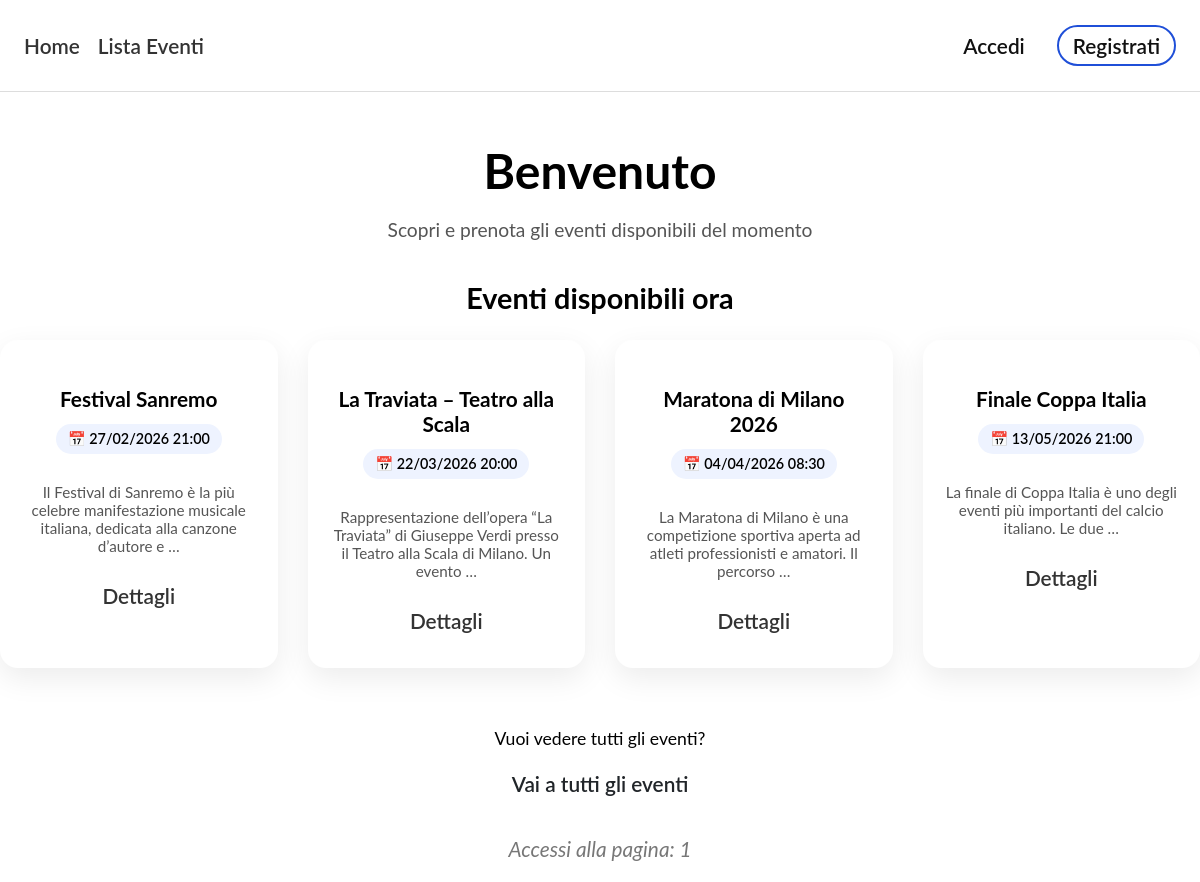
Screenshot of /events/ with the database file from the repository.
### events/models.py (models this page shows, shortened)
class Evento(models.Model):
    titolo = models.CharField(max_length=200)
    descrizione = models.TextField(blank=True)
    data = models.DateTimeField()
    posti_totali = models.PositiveIntegerField()
    creatore = models.ForeignKey(User, on_delete=models.CASCADE)
    immagine = models.ImageField(upload_to="eventi/",blank=True,null=True)
    class Meta:
        verbose_name = "Evento"
        verbose_name_plural = "Eventi"
    def get_absolute_url(self):
        return reverse('evento-detail', args=[str(self.id)])
    @property
    def posti_disponibili(self):
        return self.posti_totali - self.prenotazione_set.count()

### events/views.py (the view)
# urls.py: path('', views.IndexView.as_view(), name='index'),
class IndexView(generic.ListView):
    model = Evento
    template_name = 'index.html'
    context_object_name = 'eventi'
    paginate_by = 5
    def get_queryset(self):
        return Evento.objects.filter(
            data__gt=timezone.now()
        ).order_by('data')
    def get_context_data(self, **kwargs):
        context = super().get_context_data(**kwargs)
        num_visits = self.request.session.get('num_visits', 0) + 1
        self.request.session['num_visits'] = num_visits
        context['num_visits'] = num_visits
        return context

### events/templates/index.html (shortened to what this page needs)
{% extends "base_generic.html" %}
{% block content %}
<div class="home-hero">
  <h1 class="home-title">Benvenuto</h1>
  <p class="home-subtitle">
    Scopri e prenota gli eventi disponibili del momento
  </p>
</div>
<h2 class="home-section-title">Eventi disponibili ora</h2>
<div class="event-grid-home">
  {% for evento in eventi %}
    {% if evento.posti_disponibili > 0 %}
      <div class="event-card-home">
        <h3 class="event-title-home">{{ evento.titolo }}</h3>
        <div class="event-date-home">
          📅 {{ evento.data|date:"d/m/Y H:i" }}
        </div>
        <p class="event-description-home">
          {{ evento.descrizione|truncatewords:16 }}
        </p>
        <a href="{{ evento.get_absolute_url }}" class="btn btn-primary">
          Dettagli
        </a>
      </div>
    {% endif %}
  {% endfor %}
</div>
<div class="home-cta">
  <p>
    Vuoi vedere tutti gli eventi?
  </p>
  <a href="{% url 'evento-list' %}" class="btn btn-warning">
    Vai a tutti gli eventi
  </a>
</div>
<p class="visit-counter">
  Accessi alla pagina: {{ num_visits }}
</p>
{% endblock %}

### events/templates/base_generic.html (shortened to what this page needs)
<!DOCTYPE html>
<html lang="en">
<head>
  {% load static %}
  <link rel="stylesheet" href="{% static 'css/styles.css' %}">
</head>
<body>
  <nav class="top-nav">
    <div class="nav-inner">
      <ul class="sidebar-nav">
        <li><a href="{% url 'index' %}">Home</a></li>
        <li><a href="{% url 'evento-list' %}">Lista Eventi</a></li>
        {% if user.is_authenticated %}
        <li>
          <a href="{% url 'mie-prenotazioni' %}">
            Le mie prenotazioni
          </a>
        </li>
        <li class="nav-user">
          👤 {{ user.get_username }}
        </li>
        {% if user.is_staff %}
        <li>
          <a href="/admin/" class="nav-admin">
            Admin
          </a>
        </li>
        {% endif %}
        <li>
          <form method="post" action="{% url 'logout' %}?next={% url 'index' %}">
            {% csrf_token %}
            <button type="submit" class="btn btn-warning">Logout</button>
          </form>
        </li>
        {% else %}
        <li class="nav-auth"><a href="{% url 'login' %}?next=/events/">Accedi</a></li>
        <li class="nav-auth"><a href="{% url 'signup' '/' %}">Registrati</a></li>
        {% endif %}
      </ul>
    </div>
  </nav>
  <div class="container">
    {% block content %}
    {% endblock %}
  </div>
</body>
</html>

### events/static/css/styles.css (style rules this page uses)
body { font-family: "Lato", sans-serif; font-size: 1.3em; margin: 0; padding: 0; }
.top-nav { position: sticky; top: 0; z-index: 1000; background-color: #fff; border-bottom: 1px solid #ddd; padding: 12px 24px; }
.sidebar-nav { display: flex; align-items: center; list-style: none; padding-left: 0; gap: 18px; font-weight: 600; }
.sidebar-nav .nav-auth { margin-left: auto; }
.sidebar-nav .nav-auth + .nav-auth { margin-left: 0; }
.sidebar-nav .nav-auth a { padding: 6px 14px; border-radius: 999px; text-decoration: none; font-weight: 600; color: #111; }
.sidebar-nav .nav-auth:last-child a { border: 2px solid #1f4fd8; background: #fff; color: #111; font-weight: 600; }
a { color: #333; text-decoration: none; transition: color 0.15s ease; }
.visit-counter { margin-top: 30px; font-style: italic; color: #666; }
.btn { display: inline-block; padding: 10px 16px; border-radius: 5px; text-decoration: none; font-weight: 600; }
.btn-primary { padding: 10px 18px; border-radius: 999px; font-weight: 600; border: none; }
.btn-warning { background-color: white; color: #212529; }
.home-hero { text-align: center; margin: 50px 0 40px; }
.home-title { font-size: 3rem; margin-bottom: 10px; }
.home-subtitle { font-size: 1.2rem; color: #555; }
.home-section-title { margin: 40px 0 25px; font-size: 1.8rem; text-align: center; }
.event-grid-home { display: grid; grid-template-columns: repeat(auto-fit, minmax(240px, 1fr)); gap: 30px; margin-bottom: 60px; }
.event-card-home { background: #fff; padding: 25px 22px; border-radius: 18px; box-shadow: 0 10px 30px rgba(0,0,0,0.08); transition: transform 0.2s ease, box-shadow 0.2s ease; text-align: center; }
.event-title-home { font-size: 1.3rem; margin-bottom: 12px; }
.event-date-home { display: inline-block; margin-bottom: 14px; background: #eef3ff; color: black; padding: 6px 12px; border-radius: 999px; font-weight: 600; font-size: 0.9rem; }
.event-description-home { font-size: 0.95rem; color: #555; margin-bottom: 18px; }
.home-cta { text-align: center; margin: 60px 0 30px; }
.home-cta p { font-size: 1.1rem; margin-bottom: 12px; }
.visit-counter { text-align: center; font-style: italic; color: #777; margin-top: 30px; }

### rows the page displays
Evento: titolo "Festival Sanremo", data "27/02/2026 21:00", descrizione "Il Festival di Sanremo è la più celebre manifestazione musicale italiana, dedicata alla canzone d’autore e …"
Evento: titolo "La Traviata – Teatro alla Scala", data "22/03/2026 20:00", descrizione "Rappresentazione dell’opera “La Traviata” di Giuseppe Verdi presso il Teatro alla Scala di Milano. Un evento …"
Evento: titolo "Maratona di Milano 2026", data "04/04/2026 08:30", descrizione "La Maratona di Milano è una competizione sportiva aperta ad atleti professionisti e amatori. Il percorso …"
Evento: titolo "Finale Coppa Italia", data "13/05/2026 21:00", descrizione "La finale di Coppa Italia è uno degli eventi più importanti del calcio italiano. Le due …"

### other values shown
{{ num_visits }} "1"
